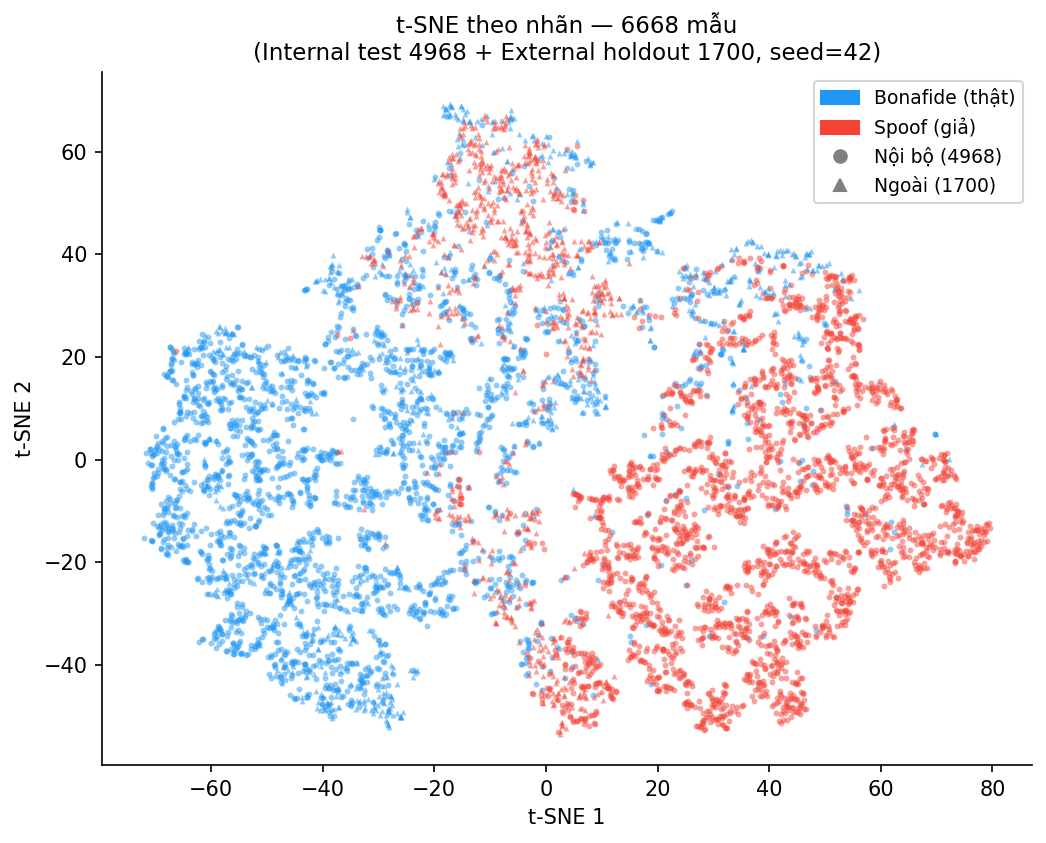
#> input picture docs/overleaf/springer_progress_report/figures/image11.png, 1046 x 843 px, found by its file name; its folder holds 6 pictures in this run
$ python regenerate_paper_charts.py
#> lines starting #> are read from the running program, lines starting #| are printed output that depends on the picture; after the words box and inside, x2 and y2 are one past the last pixel; in counts of white or black regions, pixels touching at a corner belong together
from pathlib import Path

import matplotlib
matplotlib.use('Agg')
import matplotlib.pyplot as plt
from matplotlib.lines import Line2D
from matplotlib.patches import Patch
import numpy as np
from PIL import Image


ROOT = Path('/Users/phucit/Desktop/Work/Apps/Flutter/Projects/fake_voice_detector/docs/overleaf/springer_progress_report/figures')


def savefig(fig, name, dpi=220):
    fig.savefig(ROOT / name, dpi=dpi, bbox_inches='tight', facecolor='white')
    plt.close(fig)


def fig_ablation():
    labels = ['ActiveDuration', 'ZCR', 'MeanAbs', 'Peak', 'CrestFactor', 'ClippingRatio', 'RMS', 'DynamicRange']
    values = np.array([0.4806, 0.2258, 0.1612, 0.1363, 0.0613, 0.0351, 0.0218, -0.0218])
    colors = np.where(values >= 0, '#ef3b37', '#148f82')

    fig, ax = plt.subplots(figsize=(13.4, 5.8))
    y = np.arange(len(labels))
    bars = ax.barh(y, values, color=colors, height=0.56)
    ax.axvline(0, color='#2f2f2f', linewidth=1.2)
    ax.set_yticks(y, labels)
    ax.set_xlim(-0.06, 0.56)
    ax.set_xlabel('F1 change (%) after removing a feature (positive = more important)')
    ax.set_title('Ablation Study - 8 Features | Baseline F1 = 98.25%\n(2-layer DNN, internal test 4,968 samples, seed = 42)', pad=12)
    ax.grid(axis='x', linestyle='--', alpha=0.28)
    ax.spines['top'].set_visible(False)
    ax.spines['right'].set_visible(False)
    ax.tick_params(axis='y', pad=4)
    fig.subplots_adjust(left=0.21, right=0.98, bottom=0.22, top=0.86)

    for bar, value in zip(bars, values):
        y_text = bar.get_y() + bar.get_height() / 2
        if value >= 0:
            ax.text(value + 0.004, y_text, f'+{value:.4f}%', va='center', ha='left', fontsize=10)
        else:
            ax.text(-0.028, y_text, f'{value:.4f}%', va='center', ha='right', fontsize=10, color='black')

    legend_handles = [
        Patch(facecolor='#ef3b37', label='F1 drop (useful feature)'),
        Patch(facecolor='#148f82', label='Small F1 gain (minor redundancy)'),
    ]
    ax.legend(handles=legend_handles, loc='upper center', bbox_to_anchor=(0.5, -0.12), ncol=2, frameon=False)
    savefig(fig, 'image1_clean.png')


def fig_model_comparison():
    models = ['Cross-Scale\nAttention Lite ★', 'AASIST Lite', 'CBAM ResNet Lite']
    accuracy = [84.71, 69.12, 84.47]
    recall = [95.29, 51.76, 93.06]
    f1 = [86.17, 62.63, 85.70]
    far = [25.88, 13.53, 24.12]

    fig, ax = plt.subplots(figsize=(11.6, 6.4))
    x = np.arange(len(models))
    width = 0.2
    series = [
        ('Accuracy (%)', accuracy, '#2f9b92'),
        ('Recall (%)', recall, '#4a90d6'),
        ('F1 (%)', f1, '#9a47b7'),
        ('FAR (%)', far, '#eb554f'),
    ]
    for idx, (label, values, color) in enumerate(series):
        bars = ax.bar(x + (idx - 1.5) * width, values, width=width, label=label, color=color, edgecolor='white')
        for bar, value in zip(bars, values):
            ax.text(bar.get_x() + bar.get_width() / 2, value + 1.0, f'{value:.1f}', ha='center', va='bottom', fontsize=10, fontweight='bold')

    ax.axhline(80, color='#8aa5ba', linestyle='--', linewidth=1.1, alpha=0.55)
    ax.text(len(models) - 0.05, 80.8, '80% baseline', ha='right', va='bottom', color='#8aa5ba', fontsize=10)
    ax.set_ylim(0, 105)
    ax.set_ylabel('Metric (%)')
    ax.set_xticks(x, models)
    ax.set_title('Three-Model Comparison - External Holdout (1,700 samples, Threshold = 0.25)\n(Direct TFLite inference results)', pad=12)
    ax.grid(axis='y', linestyle='--', alpha=0.25)
    ax.spines['top'].set_visible(False)
    ax.spines['right'].set_visible(False)
    ax.legend(loc='lower right', frameon=True, fancybox=True, framealpha=0.93)
    savefig(fig, 'image10_clean.png')


def fig_confusion_matrix():
    matrix = np.array([[630, 220], [40, 810]])
    fig, ax = plt.subplots(figsize=(6.6, 6.1))
    im = ax.imshow(matrix, cmap='Blues', vmin=0, vmax=900)

    labels = [['TN', 'FP'], ['FN', 'TP']]
    for i in range(2):
        for j in range(2):
            value = matrix[i, j]
            color = 'white' if value >= 500 else 'black'
            ax.text(j, i, f'{labels[i][j]}\n{value}', ha='center', va='center', fontsize=18, fontweight='bold', color=color)

    ax.set_xticks([0, 1], ['Predicted\nBONAFIDE', 'Predicted\nSPOOF'])
    ax.set_yticks([0, 1], ['Actual\nBONAFIDE', 'Actual\nSPOOF'])
    ax.set_title('Confusion Matrix - Cross-Scale\n(External holdout: 1,700 samples, threshold = 0.25)', pad=12)
    cbar = fig.colorbar(im, ax=ax, fraction=0.046, pad=0.04)
    cbar.set_ticks(np.arange(0, 901, 100))

    metrics = 'Accuracy = 84.71%   Recall = 95.29%   F1 = 86.17%   FAR = 25.88%   FRR = 4.71%'
    fig.text(0.5, 0.035, metrics, ha='center', va='center', fontsize=10, color='#555555')
    savefig(fig, 'image9_clean.png')
#> call 3 of savefig, with name = 'image9_clean.png', dpi = 220
#> in savefig (call 3), `fig.savefig(ROOT / name, dpi=dpi, bbox_inches='tight', facecolor='whit..`:
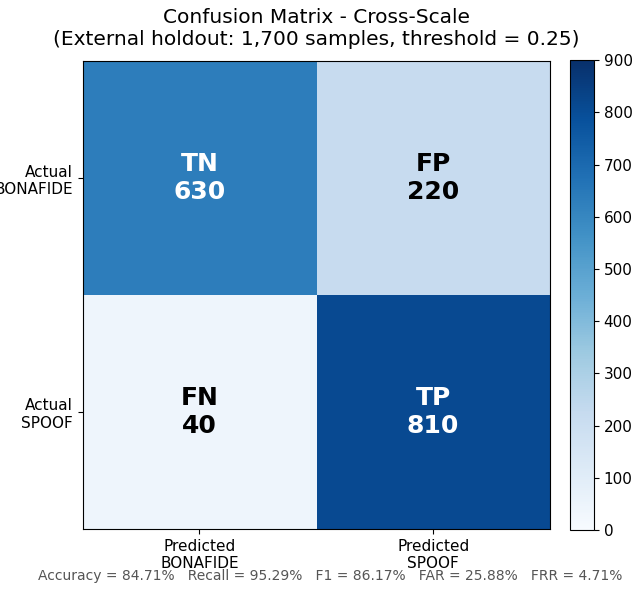
#> figure drawn by matplotlib, 2 panels


def _extract_points(image_name, color_ranges, crop):
#> called with image_name = 'image11.png', crop = (96, 70, 990, 764)
    arr = np.array(Image.open(ROOT / image_name).convert('RGB'))
    x0, y0, x1, y1 = crop
    crop_arr = arr[y0:y1, x0:x1]
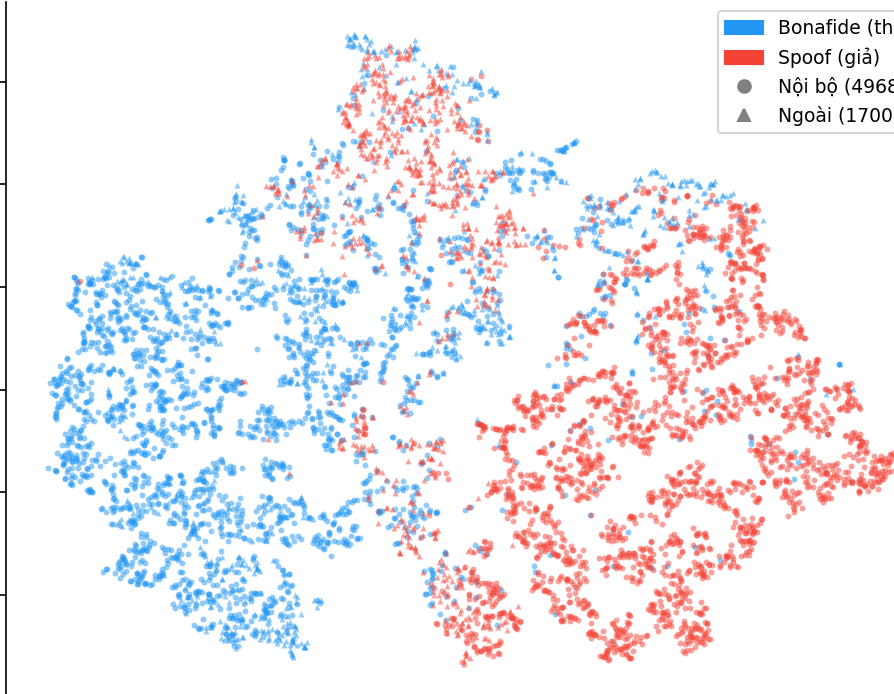
#> crop_arr: shape (694, 894, 3); mean R, G, B 240.9, 237.6, 241.9
    result = {}
    for key, (lower, upper) in color_ranges.items():
        lower = np.array(lower)
        upper = np.array(upper)
        mask = np.all(crop_arr >= lower, axis=2) & np.all(crop_arr <= upper, axis=2)
        ys, xs = np.where(mask)
        if len(xs) == 0:
            result[key] = np.empty((0, 2))
            continue
        # Reduce dense raster markers into cleaner point clouds by rounding to a coarse grid.
        pts = np.column_stack((xs, ys)).astype(float)
        pts[:, 0] = np.round(pts[:, 0] / 2.2) * 2.2
        pts[:, 1] = np.round(pts[:, 1] / 2.2) * 2.2
        pts = np.unique(pts, axis=0)
        width = x1 - x0
        height = y1 - y0
        x_vals = -70 + pts[:, 0] / width * 155
        y_vals = 75 - pts[:, 1] / height * 135
        result[key] = np.column_stack((x_vals, y_vals))
#> this loop made 2 passes
#> pass 1, in _extract_points, `mask = np.all(crop_arr >= lower, axis=2) & np.all(crop_arr <= upper, a..`:
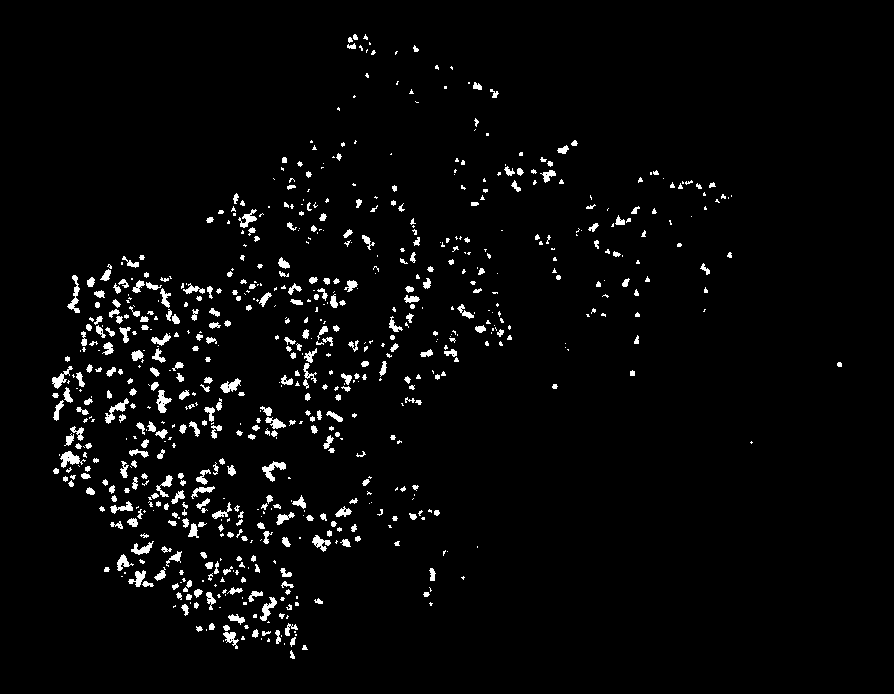
#> mask: shape (694, 894) bool; 3.2% white; 728 white regions (370 under 20 px), largest, box (x1, y1, x2, y2) and area: (60, 451, 86, 468) 204, (262, 461, 286, 482) 195, (105, 398, 129, 424) 189
#> after the loop, result = 2 items
    return result


def fig_tsne_label():
    crop = (96, 70, 990, 764)
    ranges = {
        'bonafide': ((35, 140, 225), (125, 205, 255)),
        'spoof': ((235, 70, 70), (255, 185, 185)),
    }
    points = _extract_points('image11.png', ranges, crop)
#> points = 2 items

    fig, ax = plt.subplots(figsize=(8.2, 6.6))
    ax.scatter(points['bonafide'][:, 0], points['bonafide'][:, 1], s=9, c='#3aa0f3', alpha=0.62, edgecolors='none', label='Bonafide (real)')
    ax.scatter(points['spoof'][:, 0], points['spoof'][:, 1], s=9, c='#ff5b52', alpha=0.62, edgecolors='none', label='Spoof (fake)')
    ax.set_xlim(-70, 87)
    ax.set_ylim(-58, 76)
    ax.set_xlabel('t-SNE 1')
    ax.set_ylabel('t-SNE 2')
    ax.set_title('t-SNE by label - 6,668 samples\n(Internal test 4,968 + External holdout 1,700, seed = 42)', pad=10)
    ax.spines['top'].set_visible(False)
    ax.spines['right'].set_visible(False)
    handles = [
        Patch(facecolor='#3aa0f3', label='Bonafide (real)'),
        Patch(facecolor='#ff5b52', label='Spoof (fake)'),
        Line2D([0], [0], marker='o', color='gray', linestyle='None', markersize=8, label='Internal (4,968)'),
        Line2D([0], [0], marker='^', color='gray', linestyle='None', markersize=8, label='External (1,700)'),
    ]
    ax.legend(handles=handles, loc='upper right', frameon=True, framealpha=0.95)
    savefig(fig, 'image11_clean.png')
#> call 4 of savefig, with name = 'image11_clean.png', dpi = 220
#> in savefig (call 4), `fig.savefig(ROOT / name, dpi=dpi, bbox_inches='tight', facecolor='whit..`:
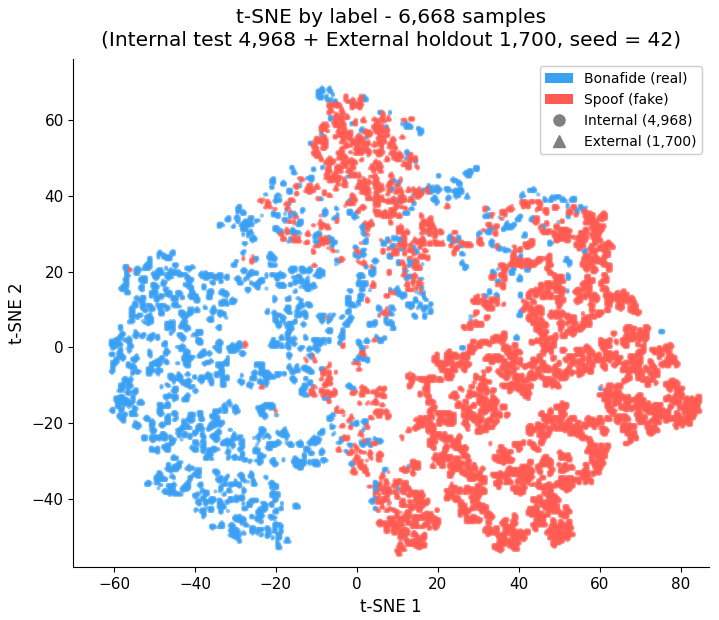
#> figure drawn by matplotlib, 1 panel


def fig_tsne_source():
    crop = (96, 70, 990, 766)
    ranges = {
        'internal': ((90, 180, 90), (175, 235, 170)),
        'external': ((245, 160, 45), (255, 210, 120)),
    }
    points = _extract_points('image12.png', ranges, crop)
#> call 2 of _extract_points, with image_name = 'image12.png', crop = (96, 70, 990, 766)
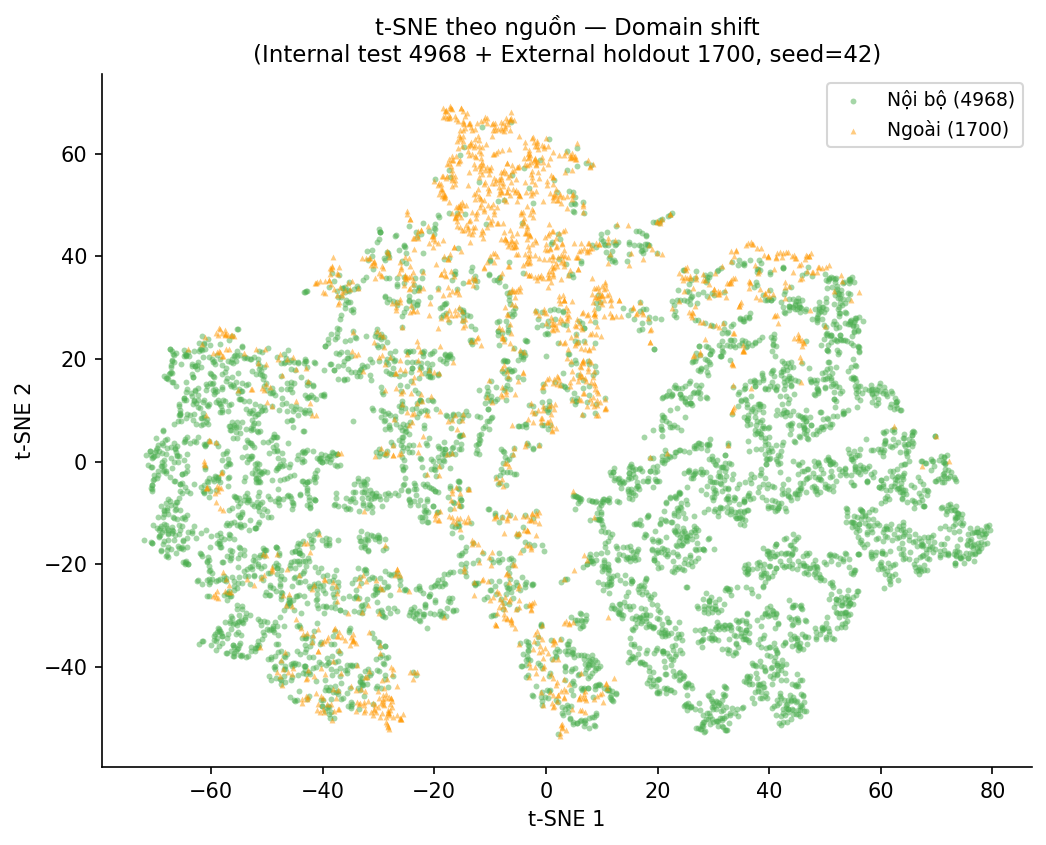
#> input picture docs/overleaf/springer_progress_report/figures/image12.png, 1046 x 845 px, found by its file name
#> in _extract_points (call 2), `crop_arr = arr[y0:y1, x0:x1]`:
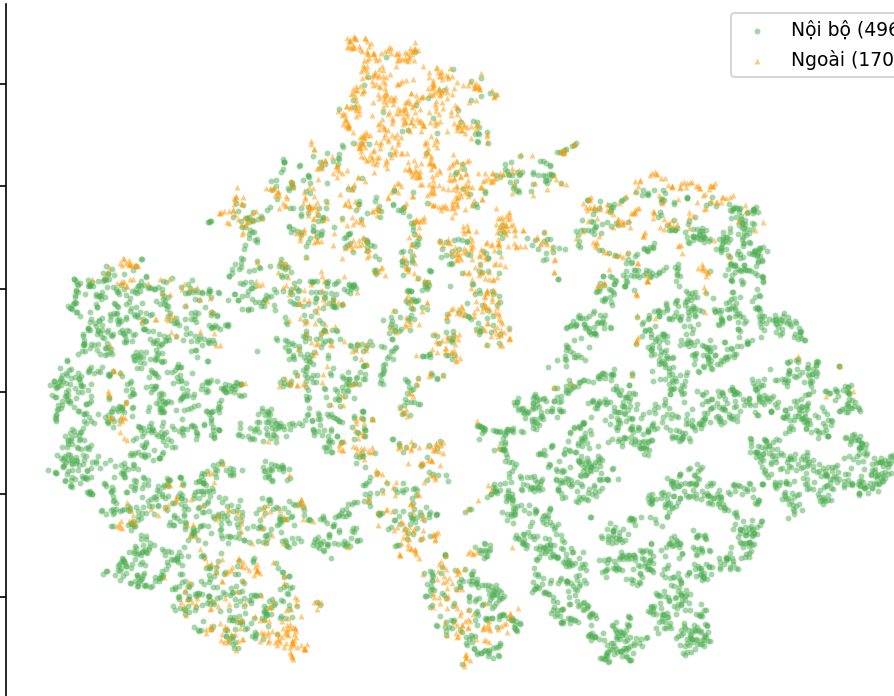
#> crop_arr: shape (696, 894, 3); mean R, G, B 238.8, 244.9, 233.8
#> points = 2 items

    fig, ax = plt.subplots(figsize=(8.2, 6.6))
    ax.scatter(points['internal'][:, 0], points['internal'][:, 1], s=9, c='#69c56d', alpha=0.62, edgecolors='none', label='Internal (4,968)')
    ax.scatter(points['external'][:, 0], points['external'][:, 1], s=14, c='#ffb23b', alpha=0.82, edgecolors='none', marker='^', label='External (1,700)')
    ax.set_xlim(-70, 87)
    ax.set_ylim(-58, 76)
    ax.set_xlabel('t-SNE 1')
    ax.set_ylabel('t-SNE 2')
    ax.set_title('t-SNE by source - Domain shift\n(Internal test 4,968 + External holdout 1,700, seed = 42)', pad=10)
    ax.spines['top'].set_visible(False)
    ax.spines['right'].set_visible(False)
    ax.legend(loc='upper right', frameon=True, framealpha=0.95)
    savefig(fig, 'image12_clean.png')
#> in savefig (call 5), `fig.savefig(ROOT / name, dpi=dpi, bbox_inches='tight', facecolor='whit..`:
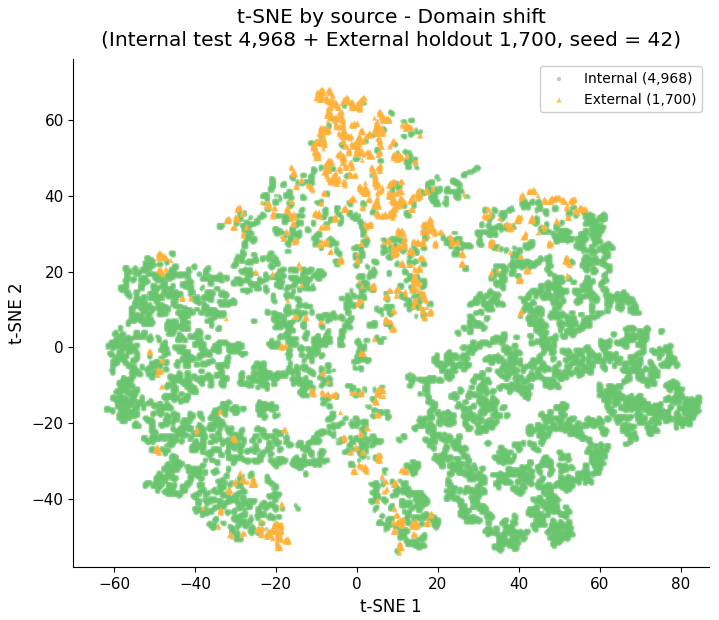
#> figure drawn by matplotlib, 1 panel


if __name__ == '__main__':
    plt.rcParams.update({
        'font.size': 11,
        'axes.titlesize': 14.5,
        'axes.labelsize': 12,
        'xtick.labelsize': 11,
        'ytick.labelsize': 11,
        'legend.fontsize': 10,
        'figure.facecolor': 'white',
        'axes.facecolor': 'white',
        'font.family': 'DejaVu Sans',
    })
    fig_ablation()
    fig_model_comparison()
    fig_confusion_matrix()
    fig_tsne_label()
    fig_tsne_source()
    print('clean charts regenerated')
